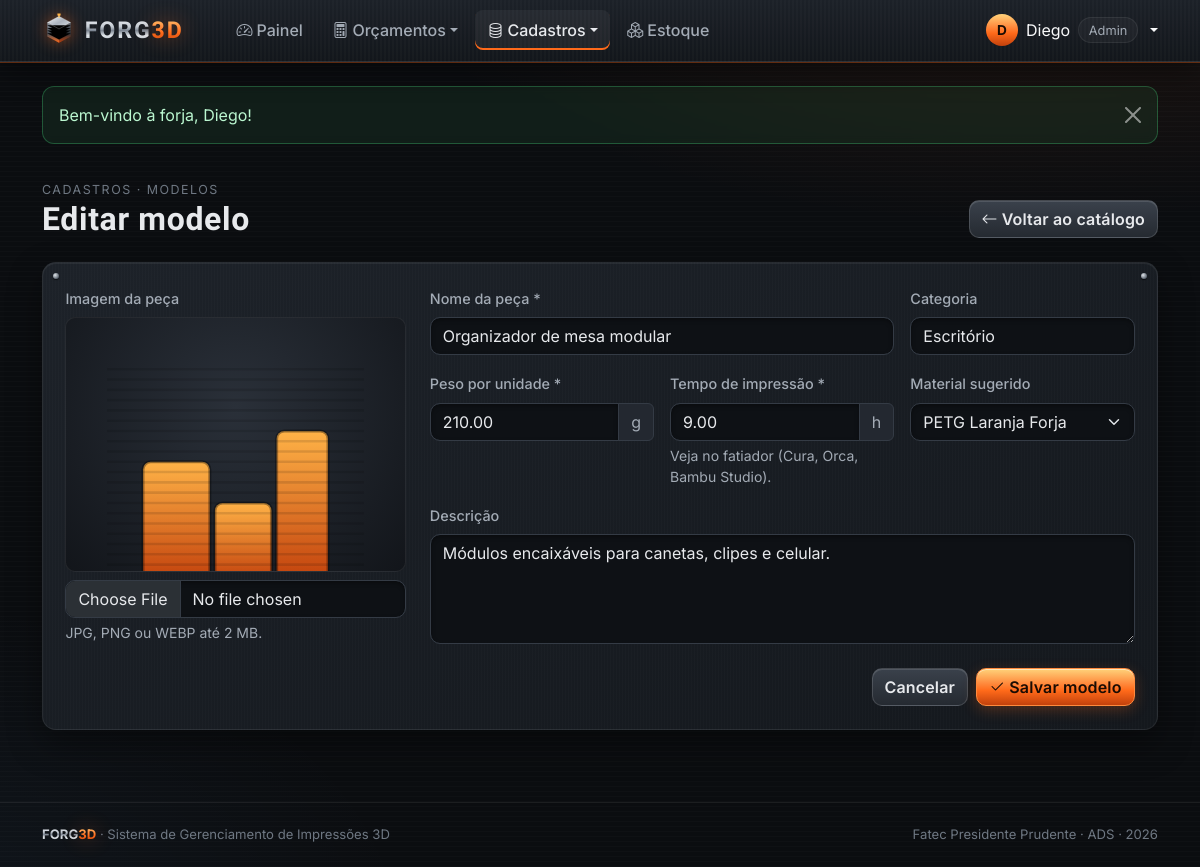
The app's page /view/cadastroModelo.php?id=5 (signed in) with its own data.
### tables this page shows
CREATE TABLE modelos (
  id          INT AUTO_INCREMENT PRIMARY KEY,
  nome        VARCHAR(120) NOT NULL,
  categoria   VARCHAR(60),
  descricao   TEXT,
  peso_g      DECIMAL(8,2) NOT NULL,
  tempo_h     DECIMAL(6,2) NOT NULL,
  material_id INT NULL,
  imagem      VARCHAR(150),
  criado_em   DATETIME NOT NULL DEFAULT CURRENT_TIMESTAMP,
  FOREIGN KEY (material_id) REFERENCES materiais(id) ON DELETE SET NULL
);

CREATE TABLE materiais (
  id               INT AUTO_INCREMENT PRIMARY KEY,
  tipo             VARCHAR(30)  NOT NULL,
  marca            VARCHAR(60)  NOT NULL,
  cor              VARCHAR(40)  NOT NULL,
  cor_hex          CHAR(7)      NOT NULL DEFAULT '#888888',
  diametro         DECIMAL(4,2) NOT NULL DEFAULT 1.75,
  preco_kg         DECIMAL(8,2) NOT NULL,
  estoque_g        DECIMAL(10,2) NOT NULL DEFAULT 0,
  estoque_minimo_g DECIMAL(10,2) NOT NULL DEFAULT 300,
  criado_em        DATETIME NOT NULL DEFAULT CURRENT_TIMESTAMP
);

### processamento/funcoesBD.php (called while the page is built, shortened)
<?php
function conectar(): PDO
{
    static $pdo = null;
    if ($pdo === null) {
        $dsn = 'mysql:host=' . DB_HOST . ';dbname=' . DB_NOME . ';charset=utf8mb4';
        try {
            $pdo = new PDO($dsn, DB_USUARIO, DB_SENHA, [
                PDO::ATTR_ERRMODE            => PDO::ERRMODE_EXCEPTION,
                PDO::ATTR_DEFAULT_FETCH_MODE => PDO::FETCH_ASSOC,
                PDO::ATTR_EMULATE_PREPARES   => false,
            ]);
        } catch (PDOException $e) {
            http_response_code(500);
            die('<h3 style="font-family:sans-serif">Não foi possível conectar ao banco "' . DB_NOME
                . '". Verifique se o MySQL do XAMPP está ligado e se o arquivo banco/forg3d.sql foi importado no phpMyAdmin.</h3>');
        }
    }
    return $pdo;
}
function consultar(string $sql, array $params = []): array
{
    $st = conectar()->prepare($sql);
    $st->execute($params);
    return $st->fetchAll();
}
function consultarUm(string $sql, array $params = []): ?array
{
    $st = conectar()->prepare($sql);
    $st->execute($params);
    $linha = $st->fetch();
    return $linha === false ? null : $linha;
}
function listarMateriais(string $busca = ''): array
{
    return consultar('SELECT * FROM materiais WHERE tipo LIKE ? OR marca LIKE ? OR cor LIKE ?
                      ORDER BY tipo, marca, cor', ["%$busca%", "%$busca%", "%$busca%"]);
}
function buscarModelo(int $id): ?array
{
    return consultarUm('SELECT * FROM modelos WHERE id = ?', [$id]);
}
function h($texto): string
{
    return htmlspecialchars((string) $texto, ENT_QUOTES, 'UTF-8');
}

### processamento/sessao.php (called while the page is built, shortened)
<?php
require_once __DIR__ . '/funcoesBD.php';
function valorAntigo(string $campo, $padrao = '')
{
    return $_SESSION['form'][$campo] ?? $padrao;
}

### view/cadastroModelo.php (the view, shortened to what this page needs)
<?php
require_once '../processamento/sessao.php';
$id = (int) ($_GET['id'] ?? 0);
$md = $id ? buscarModelo($id) : null;
$v = fn($campo, $padrao = '') => valorAntigo($campo, $md[$campo] ?? $padrao);
$materiais = listarMateriais();
$imagem = !empty($md['imagem']) ? '../img/modelos/' . $md['imagem'] : '../img/modelos/sem-imagem.svg';
require 'includes/topo.php';
?>
<div class="f-cabecalho">
    <div>
        <span class="f-mini">Cadastros · Modelos</span>
        <h1><?= $md ? 'Editar modelo' : 'Novo modelo' ?></h1>
    </div>
    <a href="verModelo.php" class="btn btn-aco"><i class="bi bi-arrow-left me-1"></i>Voltar ao catálogo</a>
</div>
<form class="f-card f-rebites" action="../processamento/processamento.php" method="POST" enctype="multipart/form-data">
    <div class="row g-4">
        <div class="col-md-4">
            <label class="form-label" for="imagem">Imagem da peça</label>
            <div class="f-modelo-img mb-2"><img id="previewImagem" src="<?= h($imagem) ?>" alt="Pré-visualização"></div>
            <input type="file" class="form-control" id="imagem" name="imagem" accept="image/jpeg,image/png,image/webp" data-preview="#previewImagem">
            <div class="form-text">JPG, PNG ou WEBP até 2 MB.</div>
        </div>
        <div class="col-md-8">
            <div class="row g-3">
                <div class="col-md-8">
                    <label class="form-label" for="nome">Nome da peça *</label>
                    <input class="form-control" id="nome" name="nome" required maxlength="120" value="<?= h($v('nome')) ?>">
                </div>
                <div class="col-md-4">
                    <label class="form-label" for="categoria">Categoria</label>
                    <input class="form-control" id="categoria" name="categoria" list="listaCategorias" maxlength="60" value="<?= h($v('categoria')) ?>">
                </div>
                <div class="col-md-4">
                    <label class="form-label" for="peso_g">Peso por unidade *</label>
                    <div class="input-group"><input type="number" step="0.1" min="0.1" class="form-control" id="peso_g" name="peso_g" required value="<?= h($v('peso_g')) ?>"><span class="input-group-text">g</span></div>
                </div>
                <div class="col-md-4">
                    <label class="form-label" for="tempo_h">Tempo de impressão *</label>
                    <div class="input-group"><input type="number" step="0.1" min="0.1" class="form-control" id="tempo_h" name="tempo_h" required value="<?= h($v('tempo_h')) ?>"><span class="input-group-text">h</span></div>
                    <div class="form-text">Veja no fatiador (Cura, Orca, Bambu Studio).</div>
                </div>
                <div class="col-md-4">
                    <label class="form-label" for="material_id">Material sugerido</label>
                    <select class="form-select" id="material_id" name="material_id">
                        <?php foreach ($materiais as $mt): ?>
                            <option value="<?= $mt['id'] ?>" <?= (int) $v('material_id') === (int) $mt['id'] ? 'selected' : '' ?>><?= h($mt['tipo'] . ' ' . $mt['cor']) ?></option>
                        <?php endforeach; ?>
                    </select>
                </div>
                <div class="col-12">
                    <label class="form-label" for="descricao">Descrição</label>
                    <textarea class="form-control" id="descricao" name="descricao" rows="4" placeholder="Medidas, configurações de impressão, observações..."><?= h($v('descricao')) ?></textarea>
                </div>
            </div>
        </div>
    </div>
    <div class="d-flex justify-content-end gap-2 mt-4">
        <a href="verModelo.php" class="btn btn-aco">Cancelar</a>
        <button class="btn btn-forja" type="submit"><i class="bi bi-check2 me-1"></i>Salvar modelo</button>
    </div>
</form>
<?php limparFormulario(); require 'includes/rodape.php'; ?>

### css/forg3d.css (style rules this page uses)
:root { --f-fundo: #0b0d10; --f-fundo-2: #111419; --f-aco-1: #1a1e24; --f-aco-2: #232830; --f-aco-3: #343b45; --f-borda: rgba(255, 255, 255, .07); --f-borda-forte: rgba(255, 255, 255, .14); --f-texto: #e7e9ec; --f-texto-2: #a3abb5; --f-texto-3: #6f7883; --f-brasa: #ff6a1a; --f-brasa-2: #ffb347; --f-brasa-3: #c2410c; --f-brasa-glow: rgba(255, 106, 26, .45); --f-azul: #6fb7ff; --f-verde: #4ade80; --f-vermelho: #f87171; --f-amarelo: #facc15; --f-raio: 14px; --f-fonte-titulo: 'Chakra Petch', 'Segoe UI', sans-serif; --f-fonte: 'Inter', 'Segoe UI', sans-serif; --f-grad-aco: linear-gradient(180deg, #f6f8fa 0%, #c4cbd3 38%, #7d8692 52%, #dfe4e9 70%, #9aa3ad 100%); --f-grad-brasa: linear-gradient(180deg, #ffd27a 0%, #ff8a3d 40%, #ff6a1a 60%, #c2410c 100%); --bs-body-bg: var(--f-fundo); --bs-body-color: var(--f-texto); --bs-border-color: var(--f-borda); --bs-link-color: var(--f-brasa-2); --bs-link-hover-color: var(--f-brasa); --bs-emphasis-color: var(--f-texto); --bs-secondary-color: var(--f-texto-2); }
* { scrollbar-color: var(--f-aco-3) var(--f-fundo); }
body { font-family: var(--f-fonte); background: radial-gradient(1100px 520px at 85% -10%, rgba(255, 106, 26, .10), transparent 60%), radial-gradient(900px 600px at -10% 110%, rgba(111, 183, 255, .06), transparent 60%), var(--f-fundo); background-attachment: fixed; min-height: 100vh; }
body::before { content: ''; position: fixed; inset: 0; pointer-events: none; background: repeating-linear-gradient(0deg, rgba(255, 255, 255, .018) 0 1px, transparent 1px 5px); z-index: 0; }
h1, h2, h3, h4, h5 { font-family: var(--f-fonte-titulo); letter-spacing: .02em; font-weight: 600; }
.f-mini { font-size: .78rem; color: var(--f-texto-3); text-transform: uppercase; letter-spacing: .12em; }
.f-card { position: relative; background: repeating-linear-gradient(90deg, rgba(255, 255, 255, .012) 0 1px, transparent 1px 3px), linear-gradient(155deg, #1d2229 0%, #14181d 100%); border: 1px solid var(--f-borda); border-radius: var(--f-raio); box-shadow: inset 0 1px 0 rgba(255, 255, 255, .06), 0 14px 34px rgba(0, 0, 0, .38); padding: 1.4rem; }
.f-rebites::before, .f-rebites::after { content: ''; position: absolute; top: 10px; width: 6px; height: 6px; border-radius: 50%; background: radial-gradient(circle at 35% 35%, #dfe4e9, #5a636e 70%); box-shadow: 0 1px 1px rgba(0, 0, 0, .6); }
.f-rebites::before { left: 10px; }
.f-rebites::after { right: 10px; }
.f-cabecalho { display: flex; flex-wrap: wrap; gap: 1rem; align-items: end; justify-content: space-between; margin: 2rem 0 1.5rem; }
.f-cabecalho h1 { font-size: clamp(1.5rem, 3vw, 2rem); margin: 0; }
.btn { border-radius: 10px; font-weight: 600; letter-spacing: .01em; }
.btn-forja { position: relative; overflow: hidden; color: #1a0c03; background: var(--f-grad-brasa); border: 1px solid #ff8a3d; box-shadow: inset 0 1px 0 rgba(255, 255, 255, .45), 0 4px 14px rgba(255, 106, 26, .25); }
.btn-forja::after { content: ''; position: absolute; top: 0; left: -60%; width: 40%; height: 100%; background: linear-gradient(100deg, transparent, rgba(255, 255, 255, .55), transparent); transform: skewX(-20deg); transition: left .55s ease; }
.btn-aco { color: var(--f-texto); background: linear-gradient(180deg, #3a414b, #252a31); border: 1px solid var(--f-borda-forte); box-shadow: inset 0 1px 0 rgba(255, 255, 255, .12); }
.form-label { font-weight: 500; color: var(--f-texto-2); font-size: .9rem; }
.form-control, .form-select { background-color: #0e1115; color: var(--f-texto); border: 1px solid var(--f-aco-3); border-radius: 10px; box-shadow: inset 0 2px 4px rgba(0, 0, 0, .35); }
.form-control::placeholder { color: var(--f-texto-3); }
.input-group-text { background: var(--f-aco-2); color: var(--f-texto-2); border-color: var(--f-aco-3); }
.f-modelo-img { aspect-ratio: 4 / 3; border-radius: 10px; overflow: hidden; background: radial-gradient(circle at 50% 35%, #2a3039, #12151a); border: 1px solid var(--f-borda); display: grid; place-items: center; }
.f-modelo-img img { width: 100%; height: 100%; object-fit: cover; }
.f-modelo-img img[src$=".svg"] { object-fit: contain; padding: 12%; }

### records on screen
modelos: imagem (picture), nome "Organizador de mesa modular", categoria "Escritório", peso_g "210.00", tempo_h "9.00", material_id "PETG Laranja Forja", descricao "Módulos encaixáveis para canetas, clipes e celular."

### other values on screen
mb_strtoupper(mb_substr($u['nome'], 0, 1)) "D"
explode(' ', $u['nome'])[0] "Diego"
$aviso['texto'] "Bem-vindo à forja, Diego!"
